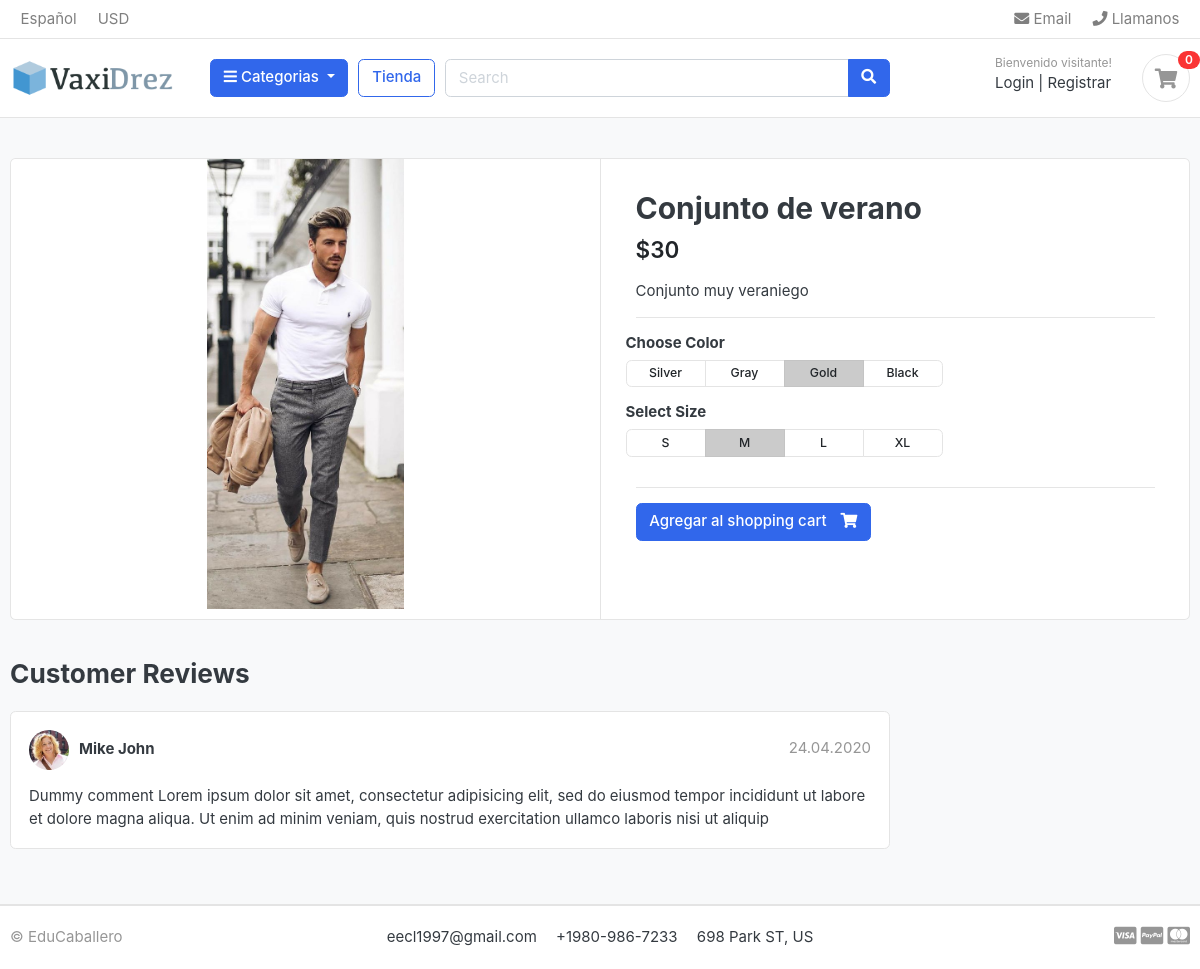
Screenshot of /store/trajes/conjunto-de-verano/ with the database file from the repository.
### store/models.py (models this page shows, shortened)
class Product(models.Model):
    product_name = models.CharField(max_length=200, unique = True)
    slug = models.CharField(max_length=200, unique = True)
    description = models.TextField(max_length=500, blank=True)
    price = models.IntegerField()
    image = models.ImageField( upload_to= 'photos/products')
    stock = models.IntegerField()
    is_available = models.BooleanField(default=True)
    category = models.ForeignKey(Category, on_delete = models.CASCADE)
    created_date = models.DateTimeField(auto_now_add=True)
    modified_date = models.DateTimeField(auto_now_add=True)

### store/views.py (the view)
# urls.py: path('<slug:category_slug>/<slug:product_slug>/',views.product_detail,name='product_detail'),
def product_detail(request, category_slug, product_slug):
    try:
        single_product=Product.objects.get(category__slug=category_slug,slug=product_slug)
    except Exception as e:
        raise e
    context = {
        'single_product': single_product,
    }
    return render (request, 'store/product_detail.html',context)

### category/context_processors.py (called while the page is built)
def menu_links(request):
    links = Category.objects.all()
    return dict(links=links)

### category/models.py (called while the page is built)
    def get_url(self):
        return reverse('product_by_category', args=[self.slug])

### templates/store/product_detail.html
{% extends "factorization.html" %}
{%block content%}
<section class="section-content padding-y bg">
    <div class="container">
    <div class="card">
        <div class="row no-gutters">
            <aside class="col-md-6">
    <article class="gallery-wrap">
        <div class="img-big-wrap">
           <a href="#"><img src="{{single_product.image.url}}"></a>
        </div>
    </article>
            </aside>
            <main class="col-md-6 border-left">
    <article class="content-body">
    <h2 class="title">{{single_product.product_name}}</h2>
    <div class="mb-3">
        <var class="price h4">${{single_product.price}}</var>
    </div>
    <p>{{single_product.description}}<p>
    <hr>
        <div class="row">
            <div class="item-option-select">
                <h6>Choose Color</h6>
                <div class="btn-group btn-group-sm btn-group-toggle" data-toggle="buttons">
                  <label class="btn btn-light">
                    <input type="radio" name="radio_color"> Silver
                  </label>
                  <label class="btn btn-light">
                    <input type="radio" name="radio_color" > Gray
                  </label>
                  <label class="btn btn-light active">
                    <input type="radio" name="radio_color checked"> Gold
                  </label>
                  <label class="btn btn-light">
                    <input type="radio" name="radio_color"> Black
                  </label>
                </div>
            </div>
        </div>
        <div class="row">
            <div class="item-option-select">
                <h6>Select Size</h6>
                <div class="btn-group btn-group-sm btn-group-toggle" data-toggle="buttons">
                  <label class="btn btn-light">
                    <input type="radio" name="radio_color"> S
                  </label>
                  <label class="btn btn-light active">
                    <input type="radio" name="radio_color" checked> M
                  </label>
                  <label class="btn btn-light">
                    <input type="radio" name="radio_color"> L
                  </label>
                  <label class="btn btn-light">
                    <input type="radio" name="radio_color"> XL
                  </label>
                </div>
            </div>
        </div>
        <hr>
        {% if single_product.stock <= 0 %}
        <h5>Producto fuera de stock</h5>
        {% else %}
        <a href="{% url 'add_cart' single_product.id %}" class="btn  btn-primary"> <span class="text">Agregar al shopping cart</span> <i class="fas fa-shopping-cart"></i>  </a>
        {% endif %}
      </article>
            </main>
        </div>
    </div>
    <br>
    <div class="row">
                <div class="col-md-9">
        <header class="section-heading">
            <h3>Customer Reviews </h3>
        </header>
        <article class="box mb-3">
            <div class="icontext w-100">
                <img src="./images/avatars/avatar1.jpg" class="img-xs icon rounded-circle">
                <div class="text">
                    <span class="date text-muted float-md-right">24.04.2020 </span>
                    <h6 class="mb-1">Mike John </h6>
                </div>
            </div>
            <div class="mt-3">
                <p>
                    Dummy comment Lorem ipsum dolor sit amet, consectetur adipisicing elit, sed do eiusmod
                    tempor incididunt ut labore et dolore magna aliqua. Ut enim ad minim veniam,
                    quis nostrud exercitation ullamco laboris nisi ut aliquip
                </p>
            </div>
        </article>
        </div>
    </div>
    </div>
    </section>
{% endblock %}

### static/css/ui.css (style rules this page uses)
html { font-family: "Inter", sans-serif; font-size: 15px; }
.content-body { flex: 1 1 auto; padding: 2rem 2.3rem; }
.img-xs, .img-sm, .img-md, .img-lg { -o-object-fit: cover; object-fit: cover; flex-shrink: 0; flex-grow: 0; }
.img-xs { width: 40px; height: 40px; }
.padding-y { padding-top: 40px; padding-bottom: 40px; }
var { font-style: normal; }
article:after, .form-group:after { display: block; clear: both; content: ""; }
.bg { background-color: #f8f9fa; }
.section-heading { margin-bottom: 20px; margin-top: 15px; }
p:last-child { margin-bottom: 0; }
.btn-light { background-color: #fff; border-color: #e4e4e4; }
.btn .text + i { margin-left: 10px; }
.icontext { display: inline-flex; align-items: center; vertical-align: middle; }
.icontext .text { width: 100%; line-height: 1.2; }
.icontext .icon { position: relative; margin-right: 10px; flex-shrink: 0; flex-grow: 0; }
.price { font-weight: 600; color: #212529; }
.box { padding: 18px; background: #fff; border-radius: 0.37rem; border: 1px solid #e4e4e4; }
.box img { max-width: 100%; }
.gallery-wrap .img-big-wrap { margin-bottom: 10px; border-radius: 0.37rem; overflow: hidden; background-color: #fff; }
.gallery-wrap .img-big-wrap a { text-align: center; display: block; }
.gallery-wrap .img-big-wrap img { height: 450px; width: auto; display: inline-block; }
.item-option-select { margin-bottom: 1rem; display: inline-block; margin-right: 15px; }
.item-option-select .btn { min-width: 80px; }

### rows the page displays
Product: image (picture), product_name "Conjunto de verano", price "30", description "Conjunto muy veraniego"
